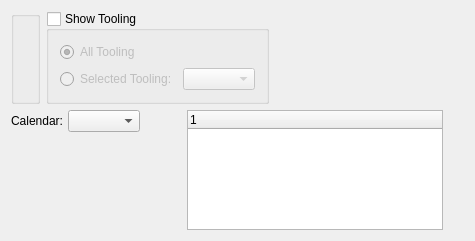
<?xml version="1.0" encoding="UTF-8"?>
<ui version="4.0">
 <comment>This file is part of the xtmfg Package for xTuple ERP,
and is Copyright (c) 1999-2017 by OpenMFG LLC, d/b/a xTuple.  It
is licensed to you under the xTuple End-User License Agreement (&quot;the
EULA&quot;), the full text of which is available at www.xtuple.com/EULA.
While the EULA gives you access to source code and encourages your
involvement in the development process, this Package is not free
software.  By using this software, you agree to be bound by the
terms of the EULA.</comment>
 <class>dspTimePhasedAvailableCapacityByWorkCenter</class>
 <widget class="QWidget" name="dspTimePhasedAvailableCapacityByWorkCenter">
  <property name="geometry">
   <rect>
    <x>0</x>
    <y>0</y>
    <width>475</width>
    <height>235</height>
   </rect>
  </property>
  <property name="windowTitle">
   <string>Time Phased Available Capacity by Work Center</string>
  </property>
  <layout class="QVBoxLayout" name="verticalLayout">
   <item>
    <layout class="QHBoxLayout" name="horizontalLayout">
     <item>
      <widget class="WarehouseGroup" name="_warehouse">
       <property name="title">
        <string/>
       </property>
       <property name="fixedSize">
        <bool>false</bool>
       </property>
      </widget>
     </item>
     <item>
      <widget class="QGroupBox" name="_toolingGroup">
       <property name="title">
        <string>Show Tooling</string>
       </property>
       <property name="checkable">
        <bool>true</bool>
       </property>
       <property name="checked">
        <bool>false</bool>
       </property>
       <layout class="QGridLayout" name="gridLayout_4">
        <item row="0" column="0" colspan="2">
         <widget class="QRadioButton" name="_allTooling">
          <property name="text">
           <string>All Tooling</string>
          </property>
          <property name="checked">
           <bool>true</bool>
          </property>
         </widget>
        </item>
        <item row="1" column="0">
         <widget class="QRadioButton" name="_selectedTooling">
          <property name="text">
           <string>Selected Tooling:</string>
          </property>
          <property name="checked">
           <bool>false</bool>
          </property>
         </widget>
        </item>
        <item row="1" column="1">
         <layout class="QHBoxLayout" name="horizontalLayout_2">
          <item>
           <widget class="XComboBox" name="_tooling">
            <property name="enabled">
             <bool>false</bool>
            </property>
            <property name="sizePolicy">
             <sizepolicy hsizetype="Expanding" vsizetype="Fixed">
              <horstretch>0</horstretch>
              <verstretch>0</verstretch>
             </sizepolicy>
            </property>
            <property name="maximumSize">
             <size>
              <width>300</width>
              <height>16777215</height>
             </size>
            </property>
            <property name="type">
             <enum>XComboBox::Adhoc</enum>
            </property>
           </widget>
          </item>
          <item>
           <spacer name="horizontalSpacer_3">
            <property name="orientation">
             <enum>Qt::Horizontal</enum>
            </property>
            <property name="sizeHint" stdset="0">
             <size>
              <width>0</width>
              <height>20</height>
             </size>
            </property>
           </spacer>
          </item>
         </layout>
        </item>
       </layout>
      </widget>
     </item>
     <item>
      <spacer name="Spacer9">
       <property name="orientation">
        <enum>Qt::Horizontal</enum>
       </property>
       <property name="sizeType">
        <enum>QSizePolicy::Expanding</enum>
       </property>
       <property name="sizeHint" stdset="0">
        <size>
         <width>20</width>
         <height>20</height>
        </size>
       </property>
      </spacer>
     </item>
    </layout>
   </item>
   <item>
    <layout class="QHBoxLayout">
     <property name="spacing">
      <number>7</number>
     </property>
     <item>
      <layout class="QVBoxLayout">
       <property name="spacing">
        <number>0</number>
       </property>
       <item>
        <layout class="QHBoxLayout">
         <property name="spacing">
          <number>5</number>
         </property>
         <item>
          <widget class="QLabel" name="_calendarLit">
           <property name="text">
            <string>Calendar:</string>
           </property>
           <property name="alignment">
            <set>Qt::AlignRight|Qt::AlignTrailing|Qt::AlignVCenter</set>
           </property>
          </widget>
         </item>
         <item>
          <widget class="CalendarComboBox" name="_calendar"/>
         </item>
         <item>
          <spacer name="horizontalSpacer">
           <property name="orientation">
            <enum>Qt::Horizontal</enum>
           </property>
           <property name="sizeHint" stdset="0">
            <size>
             <width>40</width>
             <height>20</height>
            </size>
           </property>
          </spacer>
         </item>
        </layout>
       </item>
       <item>
        <spacer name="Spacer5_2">
         <property name="orientation">
          <enum>Qt::Vertical</enum>
         </property>
         <property name="sizeType">
          <enum>QSizePolicy::MinimumExpanding</enum>
         </property>
         <property name="sizeHint" stdset="0">
          <size>
           <width>20</width>
           <height>20</height>
          </size>
         </property>
        </spacer>
       </item>
      </layout>
     </item>
     <item>
      <widget class="PeriodsListView" name="_periods">
       <property name="minimumSize">
        <size>
         <width>0</width>
         <height>120</height>
        </size>
       </property>
      </widget>
     </item>
     <item>
      <spacer name="horizontalSpacer_2">
       <property name="orientation">
        <enum>Qt::Horizontal</enum>
       </property>
       <property name="sizeHint" stdset="0">
        <size>
         <width>0</width>
         <height>20</height>
        </size>
       </property>
      </spacer>
     </item>
    </layout>
   </item>
  </layout>
 </widget>
 <layoutdefault spacing="6" margin="11"/>
 <pixmapfunction>qPixmapFromMimeSource</pixmapfunction>
 <customwidgets>
  <customwidget>
   <class>CalendarComboBox</class>
   <extends>XComboBox</extends>
   <header>calendarTools.h</header>
  </customwidget>
  <customwidget>
   <class>PeriodsListView</class>
   <extends>XTreeWidget</extends>
   <header>calendarTools.h</header>
  </customwidget>
  <customwidget>
   <class>WarehouseGroup</class>
   <extends>QGroupBox</extends>
   <header>warehousegroup.h</header>
  </customwidget>
  <customwidget>
   <class>XComboBox</class>
   <extends>QComboBox</extends>
   <header>xcombobox.h</header>
  </customwidget>
  <customwidget>
   <class>XTreeWidget</class>
   <extends>QTreeWidget</extends>
   <header>xtreewidget.h</header>
   <container>1</container>
  </customwidget>
 </customwidgets>
 <tabstops>
  <tabstop>_warehouse</tabstop>
  <tabstop>_periods</tabstop>
 </tabstops>
 <includes>
  <include location="global">calendarTools.h</include>
 </includes>
 <resources/>
 <connections>
  <connection>
   <sender>_calendar</sender>
   <signal>newCalendarId(int)</signal>
   <receiver>_periods</receiver>
   <slot>populate(int)</slot>
   <hints>
    <hint type="sourcelabel">
     <x>154</x>
     <y>120</y>
    </hint>
    <hint type="destinationlabel">
     <x>590</x>
     <y>204</y>
    </hint>
   </hints>
  </connection>
  <connection>
   <sender>_calendar</sender>
   <signal>select(ParameterList&amp;)</signal>
   <receiver>_periods</receiver>
   <slot>load(ParameterList&amp;)</slot>
   <hints>
    <hint type="sourcelabel">
     <x>154</x>
     <y>120</y>
    </hint>
    <hint type="destinationlabel">
     <x>590</x>
     <y>204</y>
    </hint>
   </hints>
  </connection>
  <connection>
   <sender>_selectedTooling</sender>
   <signal>toggled(bool)</signal>
   <receiver>_tooling</receiver>
   <slot>setEnabled(bool)</slot>
   <hints>
    <hint type="sourcelabel">
     <x>94</x>
     <y>196</y>
    </hint>
    <hint type="destinationlabel">
     <x>263</x>
     <y>195</y>
    </hint>
   </hints>
  </connection>
 </connections>
</ui>
